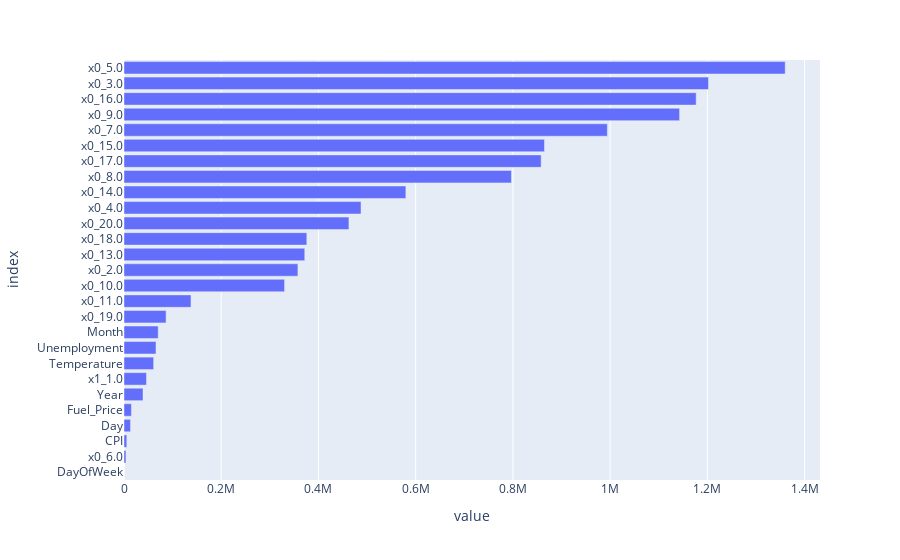

Source (notebook cell):
### Markdown cell above
**==> We are in overfitting with this model**

### Code cell
# Create a pandas DataFrame
column_names = []
for name, pipeline, features_list in preprocessor.transformers_:
    if name == 'num':
        features = features_list
    else:
        features = pipeline.named_steps['encoder'].get_feature_names_out()
    column_names.extend(features)
        
coefs = pd.DataFrame(index = column_names, data = regressor.coef_.transpose(), columns=["coefficients"])
feature_importance = abs(coefs).sort_values(by = 'coefficients')


# Plot coefficients
fig = px.bar(feature_importance, orientation = 'h')
fig.update_layout(showlegend = False, 
                  margin = {'l': 120} # to avoid cropping of column names
                 )
fig.show()

### Figure 1 — Plotly figure (JSON) as saved in the notebook; plotly's stock layout.template omitted (floating-point values rounded to 4 significant figures)
{"data": [{"alignmentgroup": "True", "hovertemplate": "variable=coefficients<br>value=%{x}<br>index=%{y}<extra></extra>", "legendgroup": "coefficients", "marker": {"color": "#636efa", "pattern": {"shape": ""}}, "name": "coefficients", "offsetgroup": "coefficients", "orientation": "h", "showlegend": true, "textposition": "auto", "type": "bar", "x": [1.164e-09, 4052.0, 5777.0, 13410.0, 15280.0, 39130.0, 46230.0, 60990.0, 65850.0, 70360.0, 86580.0, 137800.0, 330300.0, 357700.0, 371800.0, 376100.0, 462700.0, 487600.0, 579800.0, 797000.0, 858100.0, 864900.0, 994300.0, 1143000.0, 1177000.0, 1202000.0, 1360000.0], "xaxis": "x", "y": ["DayOfWeek", "x0_6.0", "CPI", "Day", "Fuel_Price", "Year", "x1_1.0", "Temperature", "Unemployment", "Month", "x0_19.0", "x0_11.0", "x0_10.0", "x0_2.0", "x0_13.0", "x0_18.0", "x0_20.0", "x0_4.0", "x0_14.0", "x0_8.0", "x0_17.0", "x0_15.0", "x0_7.0", "x0_9.0", "x0_16.0", "x0_3.0", "x0_5.0"], "yaxis": "y"}], "layout": {"barmode": "relative", "legend": {"title": {"text": "variable"}, "tracegroupgap": 0}, "margin": {"l": 120, "t": 60}, "showlegend": false, "xaxis": {"anchor": "y", "domain": [0, 1], "title": {"text": "value"}}, "yaxis": {"anchor": "x", "domain": [0, 1], "title": {"text": "index"}}}}
